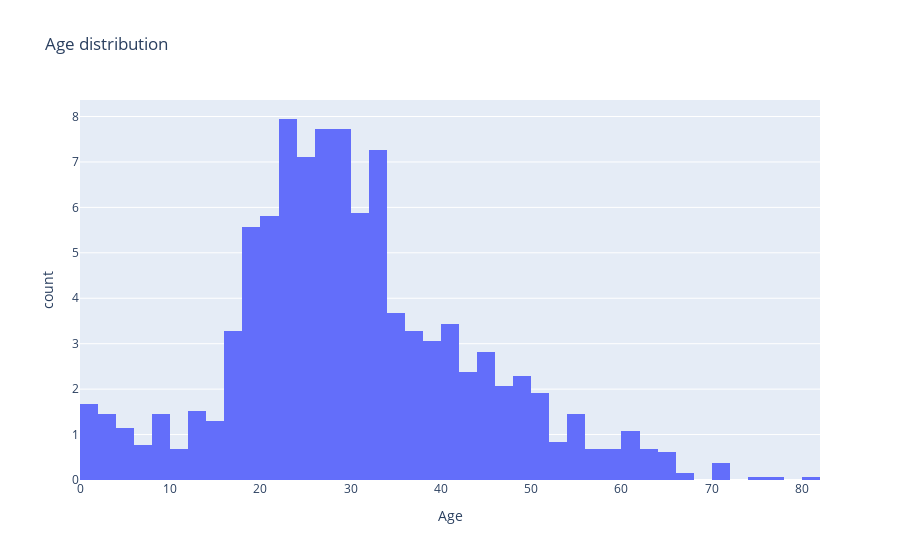

The cell this chart's notebook holds for it:
### Code cell
# Using plotly.express
px.histogram(titanic, x='Age', title='Age distribution', histnorm='percent')

### Figure 1 — Plotly figure (JSON) as saved in the notebook; plotly's stock layout.template omitted (floating-point values rounded to 4 significant figures; data arrays with more than 128 entries replaced by an {"elided": "..."} marker saying what was removed)
{"data": [{"alignmentgroup": "True", "bingroup": "x", "histnorm": "percent", "hoverlabel": {"namelength": 0}, "hovertemplate": "Age=%{x}<br>count=%{y}", "legendgroup": "", "marker": {"color": "#636efa"}, "name": "", "offsetgroup": "", "orientation": "v", "showlegend": false, "type": "histogram", "x": {"elided": "1309 float values"}, "xaxis": "x", "yaxis": "y"}], "layout": {"autosize": true, "barmode": "relative", "legend": {"tracegroupgap": 0}, "title": {"text": "Age distribution"}, "xaxis": {"anchor": "y", "autorange": true, "domain": [0, 1], "range": [0, 82], "title": {"text": "Age"}, "type": "linear"}, "yaxis": {"anchor": "x", "autorange": true, "domain": [0, 1], "range": [0, 8.363], "title": {"text": "count"}}}}
